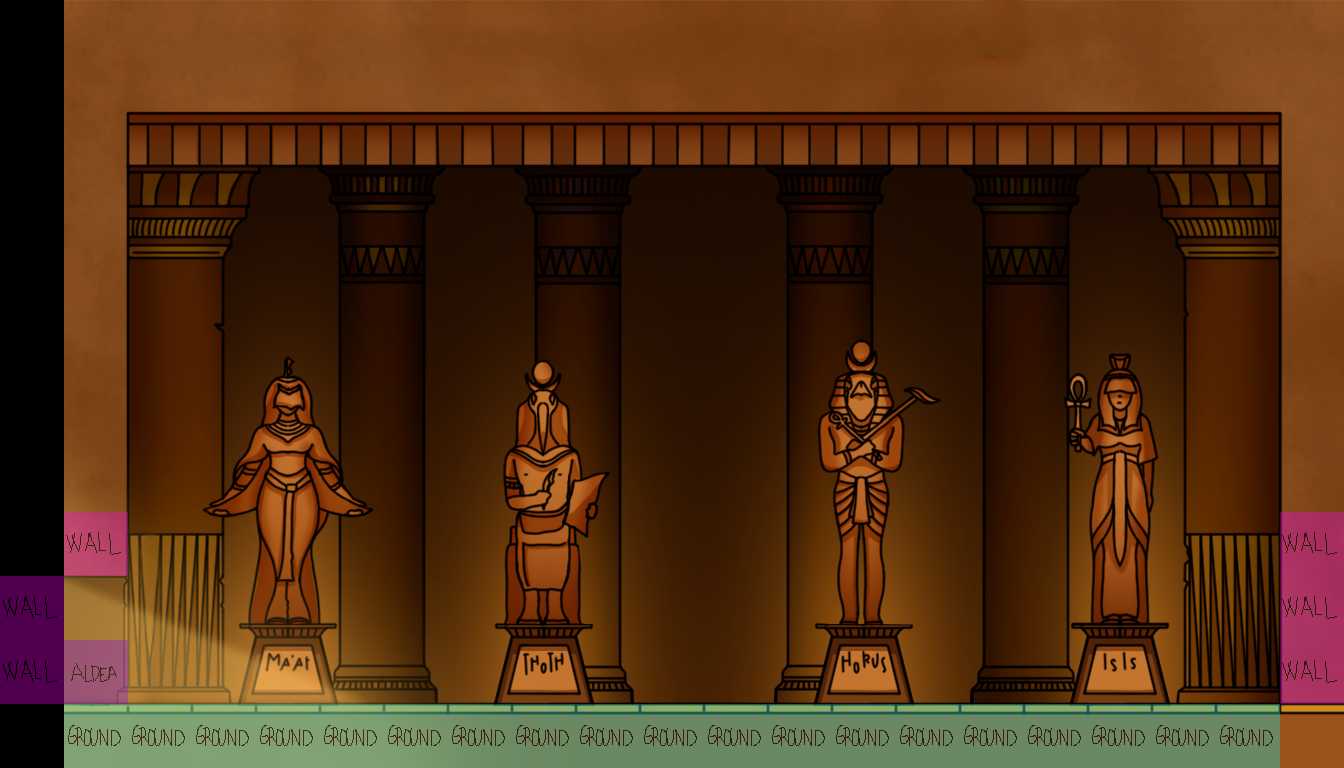

A 2D game scene composited from a Tiled map and its tileset images. What follows is a short description and the map's XML, with each tile layer's data collapsed to a summary:
An orthogonal 21x12 tile map with 64x64 px tiles, 6 tile layers (Fondo, Utilities, Map, Collisions, ...), 4 tilesets.

<map version="1.10" tiledversion="1.10.2" orientation="orthogonal" renderorder="right-down" width="21" height="12" tilewidth="64" tileheight="64" infinite="0" nextlayerid="34" nextobjectid="8">
 <properties>
  <property name="Draw" type="bool" value="false" />
  <property name="Navigation" type="bool" value="true" />
 </properties>
 <tileset firstgid="1" name="MapMetadata" tilewidth="64" tileheight="64" tilecount="100" columns="10">
  <image source="MapMetadata.png" width="640" height="640" />
 </tileset>
 <tileset firstgid="101" name="Tileset" tilewidth="64" tileheight="64" tilecount="50" columns="10">
  <image source="Dark_lvl0.png" width="640" height="320" />
 </tileset>
 <tileset firstgid="151" name="puerta" tilewidth="64" tileheight="64" tilecount="9" columns="3">
  <image source="puerta.png" width="209" height="219" />
 </tileset>
 <tileset firstgid="160" name="templo" tilewidth="64" tileheight="64" tilecount="240" columns="20">
  <image source="Interior templo.png" width="1280" height="768" />
 </tileset>
 <layer id="16" name="Fondo" width="21" height="12">
  <properties>
   <property name="Draw" type="bool" value="true" />
  </properties>
  <data>[252 cells, 0 non-empty, 0 distinct tile ids]</data>
 </layer>
 <layer id="23" name="Utilities" width="21" height="12">
  <properties>
   <property name="Draw" type="bool" value="true" />
  </properties>
  <data>[252 cells, 0 non-empty, 0 distinct tile ids]</data>
 </layer>
 <layer id="1" name="Map" width="21" height="12">
  <properties>
   <property name="Draw" type="bool" value="true" />
  </properties>
  <data>[252 cells, 240 non-empty, 240 distinct tile ids]</data>
 </layer>
 <layer id="2" name="Collisions" width="21" height="12" opacity="0.63">
  <properties>
   <property name="Draw" type="bool" value="false" />
  </properties>
  <data>[252 cells, 26 non-empty, 3 distinct tile ids]</data>
 </layer>
 <layer id="24" name="Navigation" width="21" height="12">
  <properties>
   <property name="Navigation" type="bool" value="true" />
  </properties>
  <data>[252 cells, 0 non-empty, 0 distinct tile ids]</data>
 </layer>
 <layer id="27" name="Entities" width="21" height="12">
  <data>[252 cells, 0 non-empty, 0 distinct tile ids]</data>
 </layer>
</map>
